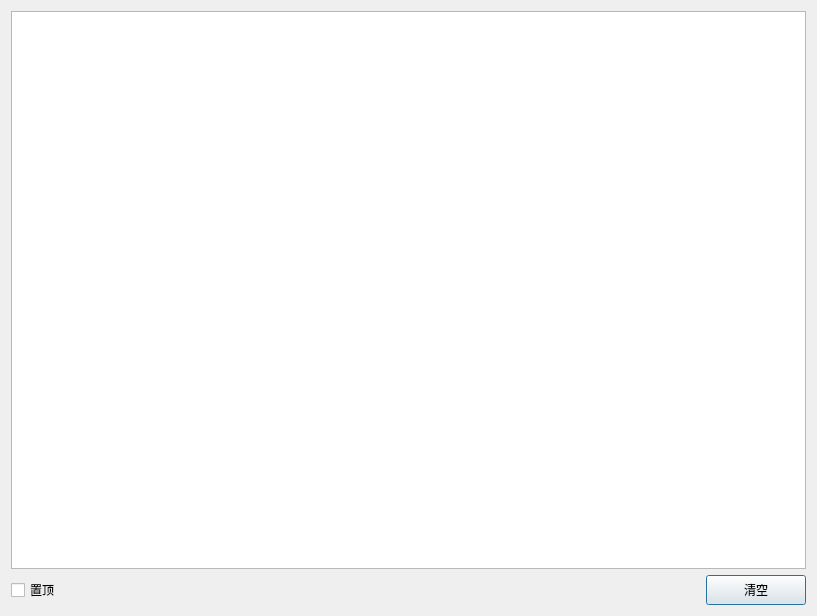
<?xml version="1.0" encoding="UTF-8"?>
<ui version="4.0">
 <class>DialogLogView</class>
 <widget class="QDialog" name="DialogLogView">
  <property name="geometry">
   <rect>
    <x>0</x>
    <y>0</y>
    <width>817</width>
    <height>616</height>
   </rect>
  </property>
  <property name="windowTitle">
   <string>串口通信日志观察</string>
  </property>
  <layout class="QVBoxLayout" name="verticalLayout" stretch="1,0">
   <item>
    <widget class="QPlainTextEdit" name="plainTextEdit">
     <property name="font">
      <font>
       <family>Fixedsys</family>
      </font>
     </property>
    </widget>
   </item>
   <item>
    <layout class="QHBoxLayout" name="horizontalLayout">
     <item>
      <widget class="QCheckBox" name="checkBoxSetTop">
       <property name="text">
        <string>置顶</string>
       </property>
      </widget>
     </item>
     <item>
      <spacer name="horizontalSpacer">
       <property name="orientation">
        <enum>Qt::Horizontal</enum>
       </property>
       <property name="sizeType">
        <enum>QSizePolicy::MinimumExpanding</enum>
       </property>
       <property name="sizeHint" stdset="0">
        <size>
         <width>40</width>
         <height>20</height>
        </size>
       </property>
      </spacer>
     </item>
     <item>
      <widget class="QPushButton" name="pushButtonClear">
       <property name="minimumSize">
        <size>
         <width>100</width>
         <height>30</height>
        </size>
       </property>
       <property name="text">
        <string>清空</string>
       </property>
      </widget>
     </item>
    </layout>
   </item>
  </layout>
 </widget>
 <resources/>
 <connections/>
</ui>
